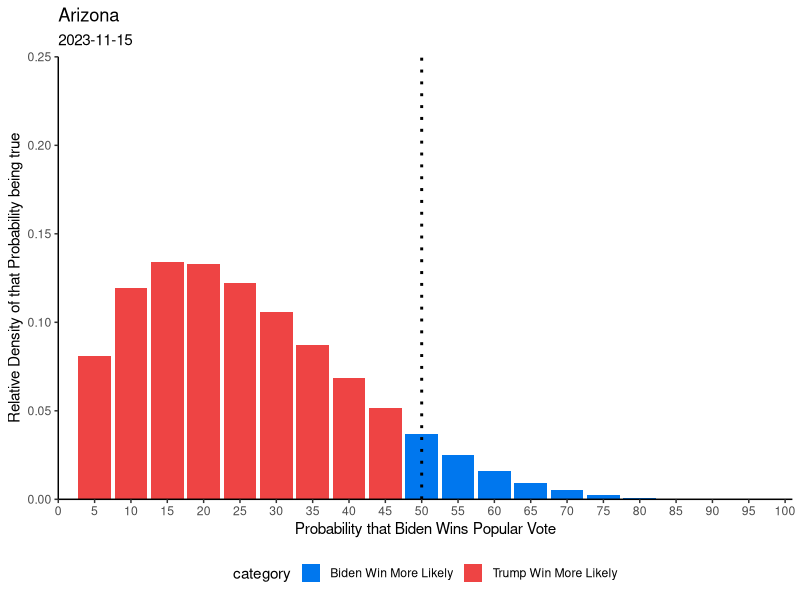
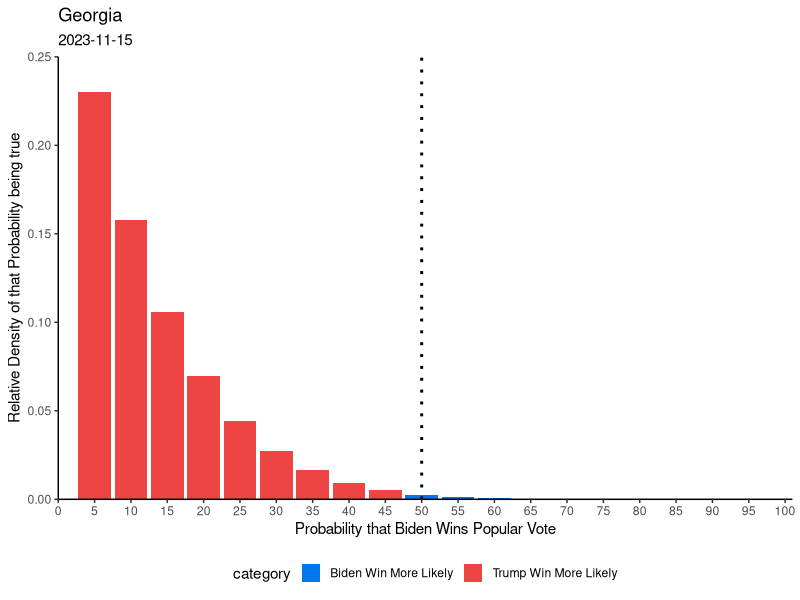
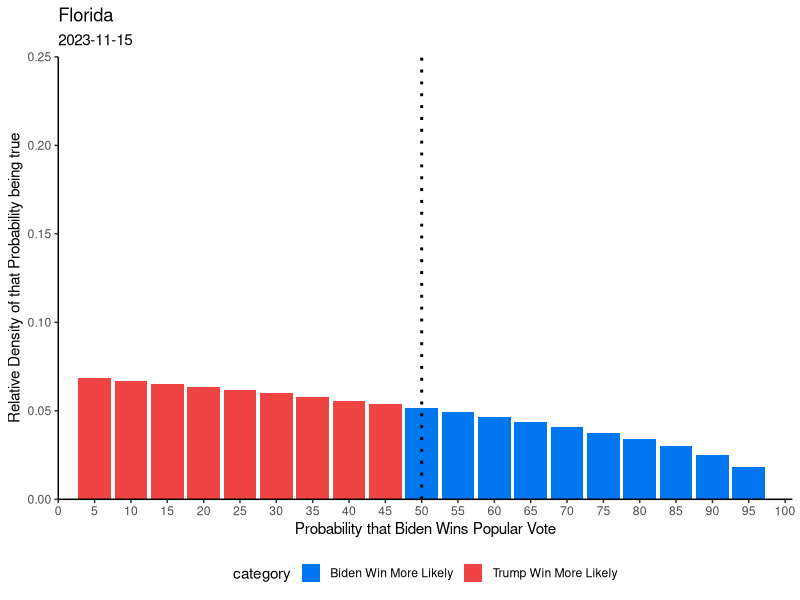
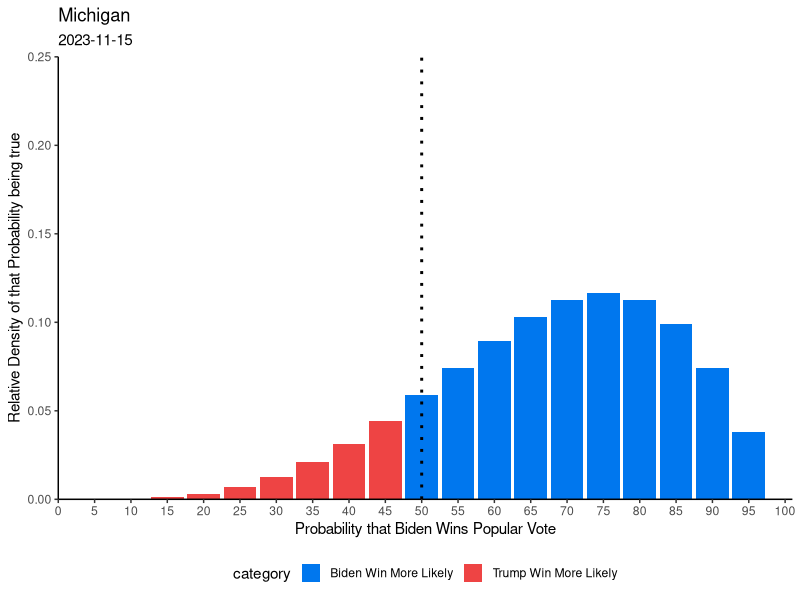
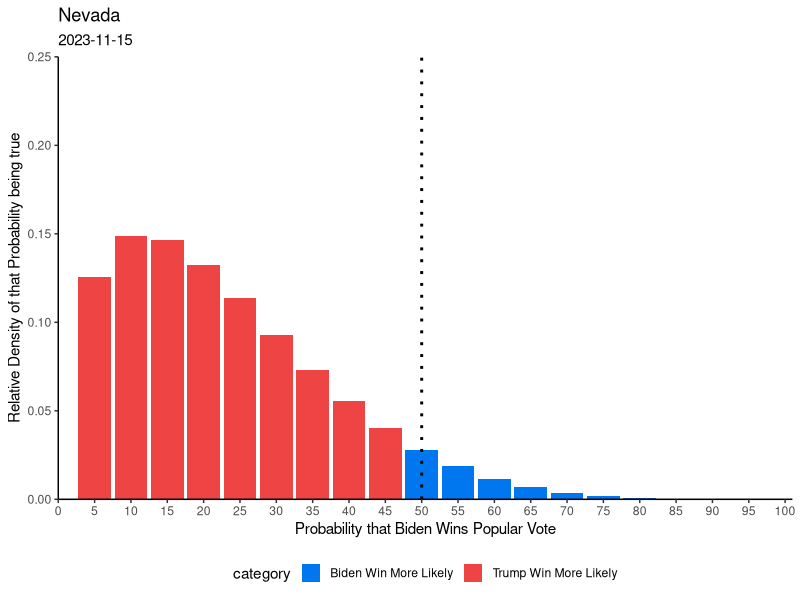
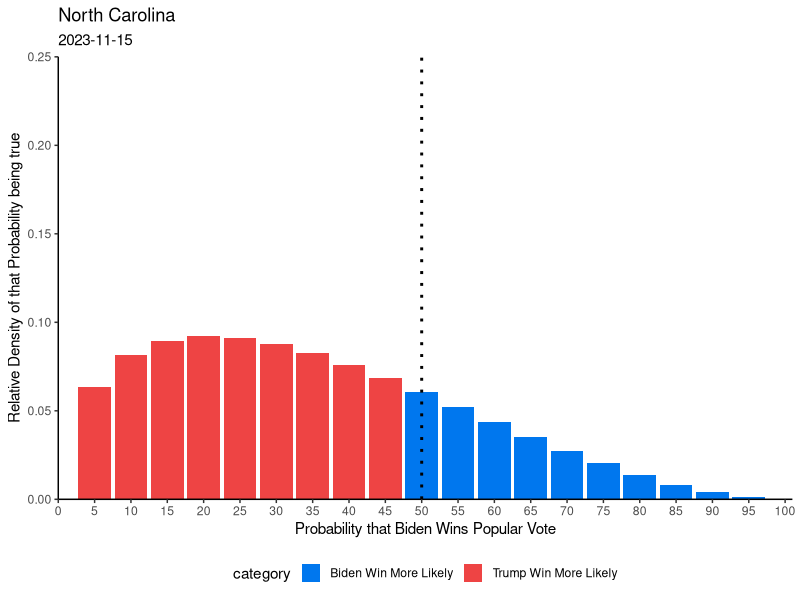
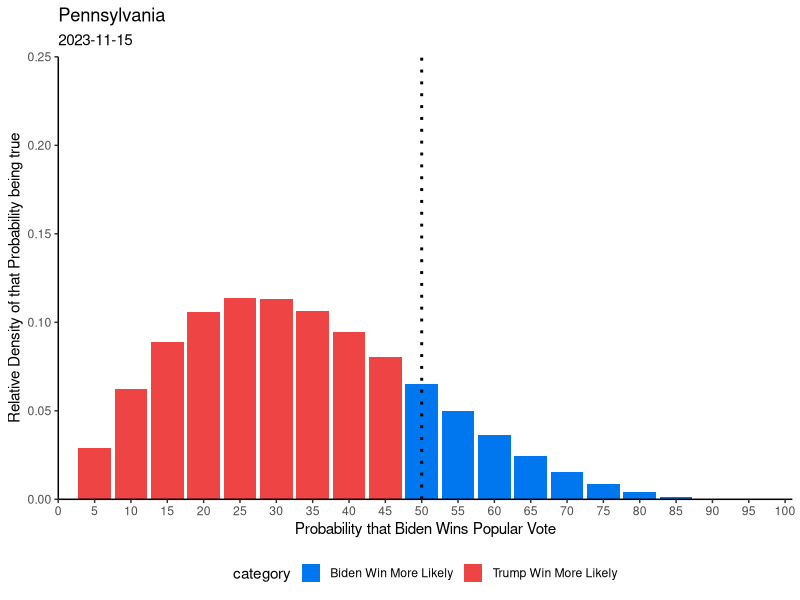
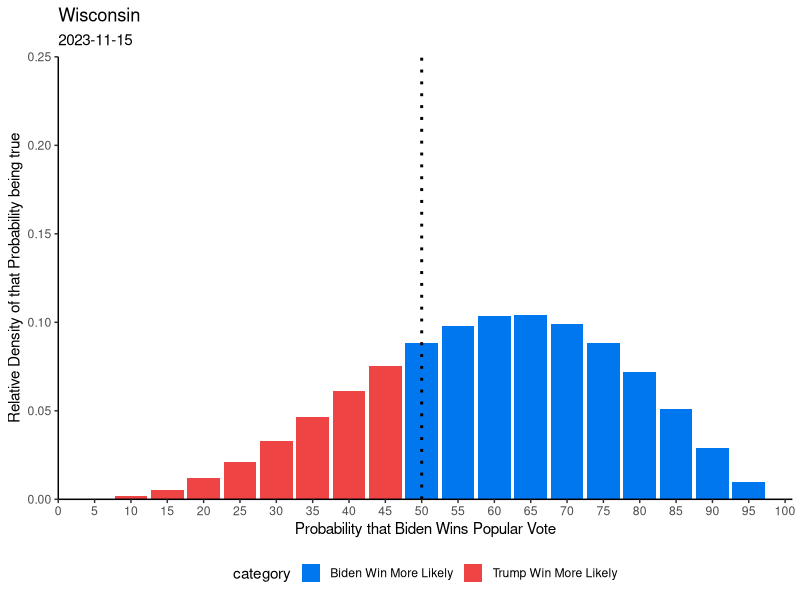

R code for these plots, in order:
library(data.table)
library(ggplot2)


state_plots <- function(state, date, data, w, l){

  data$density <- data$p**w*(1-data$p)**l# * factorial(w+l+1)/(factorial(w)*factorial(l))
  data$density <- data$density / sum(data$density)
  data$category <- fifelse(data$p < 0.5, "Trump Win More Likely", "Biden Win More Likely")
  data$category <- as.character(data$category)

  # max value
  # data[order(-ways)][1,1]


  # plotting
  g <- ggplot(data, aes(x=as.integer(p*100), y=density))+
  geom_col(aes(fill=category), size=1.5)+
  scale_fill_manual(values=c(
    "Trump Win More Likely"="#ee4444",
    "Biden Win More Likely"="#0077ee"
  ))+
  #geom_vline(xintercept = as.numeric(data[order(-density)][1,1]), linetype="dotted", color="#666666", size=1)+
  geom_vline(xintercept = 50, color="#000000", size=1, linetype="dotted")+
  theme_bw()+
  xlab("Probability that Biden Wins Popular Vote")+
  ylab("Relative Density of that Probability being true")+
  theme(legend.position = "bottom")+
  scale_x_continuous(breaks=seq(0,100,5),expand = c(0,0), limits=c(0,101))+
  scale_y_continuous(expand=c(0,0), limits=c(0,0.25))+
  theme(axis.line = element_line(color='black'),
        plot.background = element_blank(),
        panel.grid.major = element_blank(),
        panel.grid.minor = element_blank(),
        panel.border = element_blank())+
  labs(title=state, subtitles=date)
  #ggsave(filename = paste(state, date,'png'), g)
  g
}

date <- "2023-11-15"
data <- data.table(p=c(0:20)/20)

state_plots(       "Arizona", date, data, 0.92, 4.51)
ggsave(paste("Arizona", date, ".png"))

state_plots(       "Georgia", date, data, 0.00, 6.98)
ggsave(paste("Georgia", date, ".png"))

state_plots(       "Florida", date, data, 0.00, 0.45)
ggsave(paste("Florida", date, ".png"))

state_plots(     "Michigan", date, data, 3.84, 1.26)
ggsave(paste("Michigan", date, ".png"))

state_plots(        "Nevada", date, data, 0.59, 4.45)
ggsave(paste("Nevada", date, ".png"))

state_plots("North Carolina", date, data, 0.50, 1.87)
ggsave(paste("North Carolina", date, ".png"))

state_plots(  "Pennsylvania", date, data, 1.40, 3.76)
ggsave(paste("Pennsylvania", date, ".png"))

state_plots(     "Wisconsin", date, data, 3.13, 1.83)
ggsave(paste("Wisconsin", date, ".png"))
